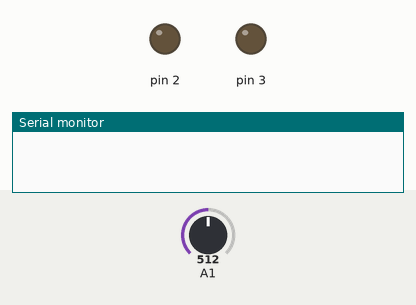
Bench run of a sketch on a simulated Arduino Uno, built with avr-gcc and run on an emulated ATmega328P. Shown: output pins drawn as LEDs (lit = HIGH), the last lines printed to the serial monitor. The inputs (shaded band) are chosen by the test bench; at power-on: A1 = 512.

Above: at 0.1 s.
At 6.1 s:
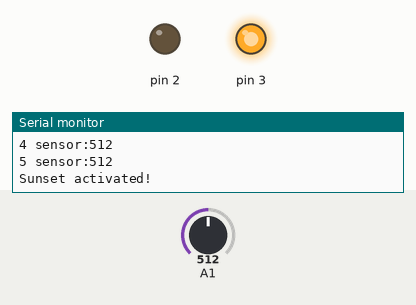
At 81.1 s:
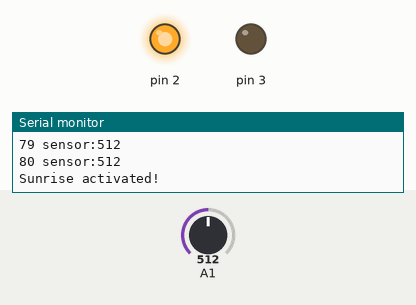
Timing chart, 0 to 82.6 s (numbered marks = the images above):
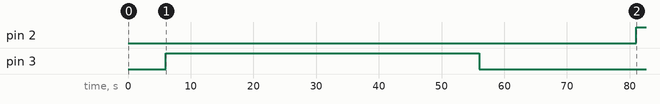

The sketch:

chicken.ino
```cpp
// GET THE SUNSET AND SUNRISE TIMES FROM RUNNING
//   go run sunset.go times
// AND COPY AND PASTE HERE
unsigned long sunset[50] = {5,95252,181575,267898,354222,440547,526874,613201,699529,785859,872189,958521,1044854,1131188,1217524,1303860,1390198,1476538,1562878,1649220,1735564,1821909,1908255,1994603,2080952,2167303,2253656,2340010,2426366,2512723,2599082,2685443,2771805,2858170,2944536,3030903,3117273,3203644,3290017,3376392,3462769,3549148,3635528,3721911,3808295,3894682,3981070,4067460,4153852,4240246};
unsigned long sunrise[49] = {80,137621,224075,310529,396984,483439,569894,656350,742807,829264,915721,1002178,1088636,1175094,1261553,1348012,1434471,1520931,1607391,1693851,1780311,1866772,1953232,2039693,2126154,2212616,2299077,2385538,2472000,2558461,2644922,2731383,2817844,2904305,2990766,3077226,3163686,3250146,3336605,3423064,3509523,3595980,3682438,3768895,3855351,3941806,4028260,4114714,4201167};

unsigned long currentTime;
unsigned long timeTracker;

int const OPENTIME = 50;
void setup()
  {

  Serial.begin (9600);
  pinMode(2,OUTPUT);
  pinMode(3,OUTPUT);
  digitalWrite(2, LOW);
  digitalWrite(3, LOW);
  currentTime = millis()/1000;
  timeTracker = 0;
  }

void loop()
 {

  delay(1000);
  if (millis()/1000+10000+timeTracker < currentTime) {
    timeTracker = currentTime; // the close has reset, carry it forward
  }
  currentTime = millis()/1000+timeTracker;
  int activateClose = 0;
  for (int i=0; i < sizeof(sunset)/sizeof(sunset[0]); i++) {
    if (currentTime > sunset[i]) {
      activateClose = 1;
      break;
    }
  }
  if (activateClose == 1) {
    sunsetActivation();
  }

  int activateOpen = 0;
  for (int i=0; i < sizeof(sunrise)/sizeof(sunrise[0]); i++) {
    if (currentTime > sunrise[i]) {
      activateOpen = 1;
      break;
    }
  }
  if (activateOpen == 1) {
    sunriseActivation();
  }

  Serial.print(currentTime);
  Serial.print(" sensor:");
  int sensorValue = analogRead(1);
  Serial.println(sensorValue);
 }


void sunsetActivation() {
  Serial.println("Sunset activated!");
  for (int i=0; i < sizeof(sunset)/sizeof(sunset[0])-1; i++) {
    sunset[i] = sunset[i+1];
  }
  digitalWrite(2, LOW);
  digitalWrite(3, LOW);

  digitalWrite(2, LOW);
  digitalWrite(3, HIGH); // CLOSE
  for (int i=0; i < OPENTIME; i++) {
    delay(1000);
  }
  digitalWrite(2, LOW);
  digitalWrite(3, LOW);
}


void sunriseActivation() {
  Serial.println("Sunrise activated!");
  for (int i=0; i < sizeof(sunrise)/sizeof(sunrise[0])-1; i++) {
    sunrise[i] = sunrise[i+1];
  }
  digitalWrite(2, LOW);
  digitalWrite(3, LOW);

  digitalWrite(2, HIGH);
  digitalWrite(3, LOW); // OPEN
  for (int i=0; i < OPENTIME; i++) {
    delay(1000);
  }
  digitalWrite(2, LOW);
  digitalWrite(3, LOW);
}
```

Measured:
- by itself, pin 2: LOW → HIGH at 81.0 s
- by itself, pin 3: LOW → HIGH at 6.0 s, → LOW 50.0 s later
